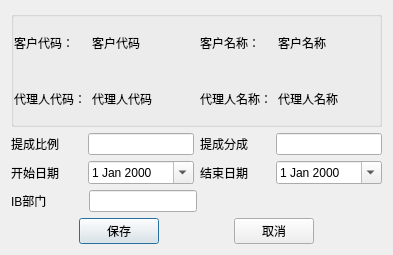
<?xml version="1.0" encoding="UTF-8"?>
<ui version="4.0">
 <class>AgentRelaPop</class>
 <widget class="QDialog" name="AgentRelaPop">
  <property name="geometry">
   <rect>
    <x>0</x>
    <y>0</y>
    <width>393</width>
    <height>255</height>
   </rect>
  </property>
  <property name="windowTitle">
   <string>客户代理关系</string>
  </property>
  <layout class="QVBoxLayout" name="verticalLayout_6">
   <item>
    <layout class="QVBoxLayout" name="verticalLayout_5">
     <item>
      <widget class="QGroupBox" name="groupBox">
       <property name="layoutDirection">
        <enum>Qt::LeftToRight</enum>
       </property>
       <property name="title">
        <string/>
       </property>
       <layout class="QHBoxLayout" name="horizontalLayout_16" stretch="2,3,2,3">
        <property name="spacing">
         <number>6</number>
        </property>
        <property name="leftMargin">
         <number>0</number>
        </property>
        <property name="topMargin">
         <number>0</number>
        </property>
        <property name="rightMargin">
         <number>0</number>
        </property>
        <property name="bottomMargin">
         <number>0</number>
        </property>
        <item>
         <layout class="QVBoxLayout" name="verticalLayout_4">
          <item>
           <widget class="QLabel" name="label_3">
            <property name="text">
             <string>客户代码：</string>
            </property>
            <property name="alignment">
             <set>Qt::AlignJustify|Qt::AlignVCenter</set>
            </property>
           </widget>
          </item>
          <item>
           <widget class="QLabel" name="label_7">
            <property name="text">
             <string>代理人代码：</string>
            </property>
            <property name="alignment">
             <set>Qt::AlignJustify|Qt::AlignVCenter</set>
            </property>
           </widget>
          </item>
         </layout>
        </item>
        <item>
         <layout class="QVBoxLayout" name="verticalLayout_3">
          <item>
           <widget class="QLabel" name="la_cl_id">
            <property name="text">
             <string>客户代码</string>
            </property>
           </widget>
          </item>
          <item>
           <widget class="QLabel" name="la_rela_id">
            <property name="text">
             <string>代理人代码</string>
            </property>
           </widget>
          </item>
         </layout>
        </item>
        <item>
         <layout class="QVBoxLayout" name="verticalLayout_2">
          <item>
           <widget class="QLabel" name="label_5">
            <property name="text">
             <string>客户名称：</string>
            </property>
           </widget>
          </item>
          <item>
           <widget class="QLabel" name="label_11">
            <property name="text">
             <string>代理人名称：</string>
            </property>
           </widget>
          </item>
         </layout>
        </item>
        <item>
         <layout class="QVBoxLayout" name="verticalLayout">
          <item>
           <widget class="QLabel" name="la_cl_name">
            <property name="text">
             <string>客户名称</string>
            </property>
           </widget>
          </item>
          <item>
           <widget class="QLabel" name="la_rela_name">
            <property name="text">
             <string>代理人名称</string>
            </property>
           </widget>
          </item>
         </layout>
        </item>
       </layout>
      </widget>
     </item>
     <item>
      <layout class="QHBoxLayout" name="horizontalLayout_4">
       <item>
        <layout class="QHBoxLayout" name="horizontalLayout" stretch="2,3">
         <item>
          <widget class="QLabel" name="label_2">
           <property name="text">
            <string>提成比例</string>
           </property>
          </widget>
         </item>
         <item>
          <widget class="QLineEdit" name="le_ratio"/>
         </item>
        </layout>
       </item>
       <item>
        <layout class="QHBoxLayout" name="horizontalLayout_2" stretch="2,3">
         <item>
          <widget class="QLabel" name="label">
           <property name="text">
            <string>提成分成</string>
           </property>
          </widget>
         </item>
         <item>
          <widget class="QLineEdit" name="le_divide"/>
         </item>
        </layout>
       </item>
      </layout>
     </item>
     <item>
      <layout class="QHBoxLayout" name="horizontalLayout_5">
       <item>
        <layout class="QHBoxLayout" name="horizontalLayout_8" stretch="2,3">
         <item>
          <widget class="QLabel" name="label_8">
           <property name="text">
            <string>开始日期</string>
           </property>
          </widget>
         </item>
         <item>
          <widget class="QDateEdit" name="de_start">
           <property name="calendarPopup">
            <bool>true</bool>
           </property>
          </widget>
         </item>
        </layout>
       </item>
       <item>
        <layout class="QHBoxLayout" name="horizontalLayout_9" stretch="2,3">
         <item>
          <widget class="QLabel" name="label_9">
           <property name="text">
            <string>结束日期</string>
           </property>
          </widget>
         </item>
         <item>
          <widget class="QDateEdit" name="de_end">
           <property name="calendarPopup">
            <bool>true</bool>
           </property>
          </widget>
         </item>
        </layout>
       </item>
      </layout>
     </item>
     <item>
      <layout class="QHBoxLayout" name="horizontalLayout_15" stretch="1,1">
       <item>
        <layout class="QHBoxLayout" name="horizontalLayout_14" stretch="2,3">
         <item>
          <widget class="QLabel" name="label_4">
           <property name="text">
            <string>IB部门</string>
           </property>
          </widget>
         </item>
         <item>
          <widget class="QLineEdit" name="le_ib"/>
         </item>
        </layout>
       </item>
       <item>
        <spacer name="horizontalSpacer_4">
         <property name="orientation">
          <enum>Qt::Horizontal</enum>
         </property>
         <property name="sizeHint" stdset="0">
          <size>
           <width>40</width>
           <height>20</height>
          </size>
         </property>
        </spacer>
       </item>
      </layout>
     </item>
     <item>
      <layout class="QHBoxLayout" name="horizontalLayout_3">
       <item>
        <spacer name="horizontalSpacer_3">
         <property name="orientation">
          <enum>Qt::Horizontal</enum>
         </property>
         <property name="sizeHint" stdset="0">
          <size>
           <width>40</width>
           <height>20</height>
          </size>
         </property>
        </spacer>
       </item>
       <item>
        <widget class="QPushButton" name="save_btn">
         <property name="text">
          <string>保存</string>
         </property>
        </widget>
       </item>
       <item>
        <spacer name="horizontalSpacer_2">
         <property name="orientation">
          <enum>Qt::Horizontal</enum>
         </property>
         <property name="sizeHint" stdset="0">
          <size>
           <width>40</width>
           <height>20</height>
          </size>
         </property>
        </spacer>
       </item>
       <item>
        <widget class="QPushButton" name="cancle_btn">
         <property name="text">
          <string>取消</string>
         </property>
        </widget>
       </item>
       <item>
        <spacer name="horizontalSpacer">
         <property name="orientation">
          <enum>Qt::Horizontal</enum>
         </property>
         <property name="sizeHint" stdset="0">
          <size>
           <width>40</width>
           <height>20</height>
          </size>
         </property>
        </spacer>
       </item>
      </layout>
     </item>
    </layout>
   </item>
  </layout>
 </widget>
 <resources/>
 <connections/>
</ui>
